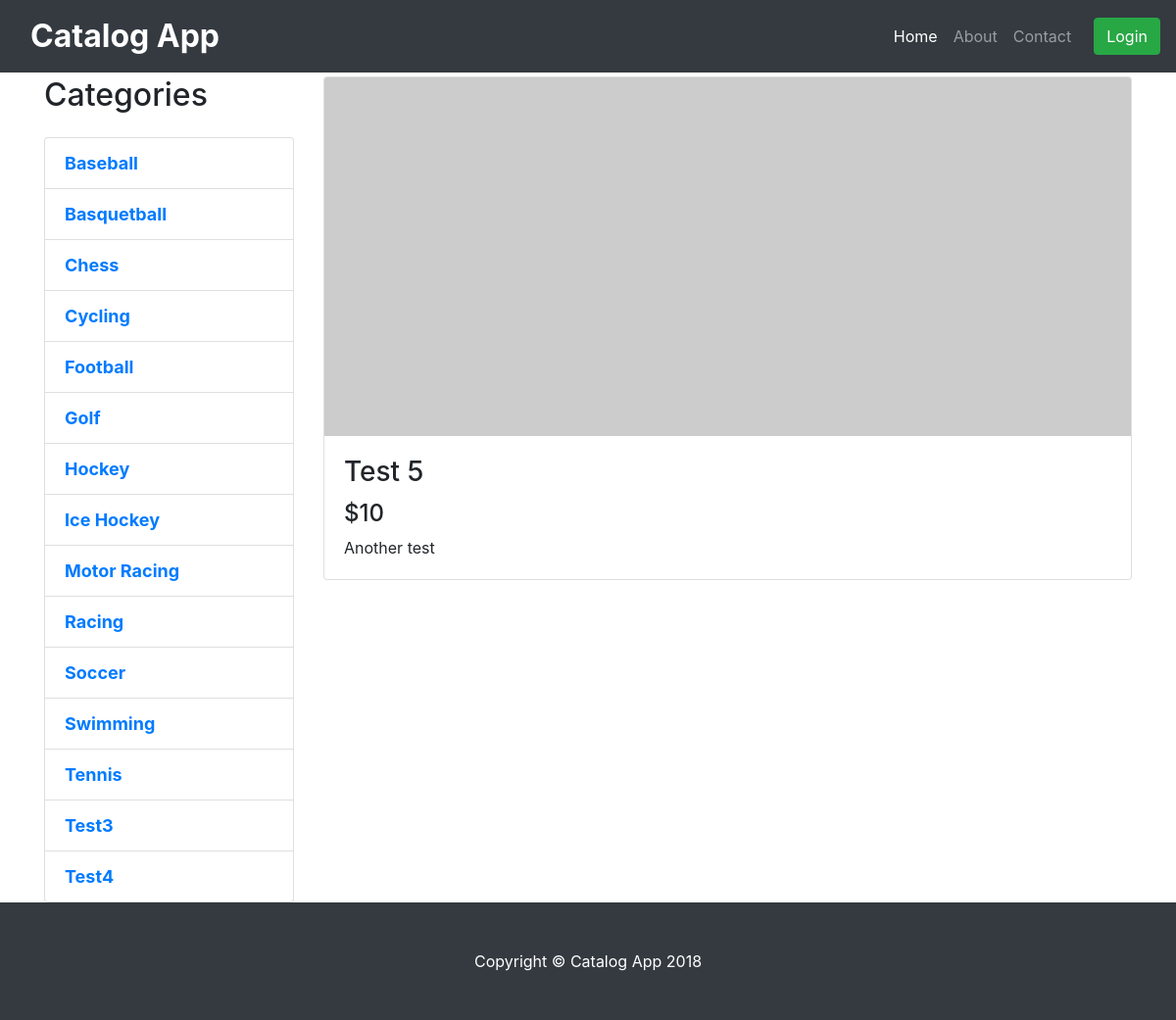
Screenshot of /catalog/Test4/Test 5 with the database file from the repository.
### database_setup.py (models this page shows, shortened)
class Category(Base):
    __tablename__ = 'category'
    id = Column(Integer, primary_key=True)
    name = Column(String(250), nullable=False)
    user_id = Column(Integer,ForeignKey('user.id'))
    user = relationship(User)
    items = relationship("Item")

class Item(Base):
    __tablename__ = 'item'
    name =Column(String(80), nullable = False)
    id = Column(Integer, primary_key = True)
    description = Column(String(250))
    price = Column(String(8))
    picture = Column(String(250), nullable = True)
    category_id = Column(Integer,ForeignKey('category.id'))
    date_creation = Column(DateTime(timezone=True), server_default=func.now())
    date_update = Column(DateTime(timezone=True), server_default=func.now())
    category = relationship(Category, back_populates='items')
    user_id = Column(Integer,ForeignKey('user.id'))
    user = relationship(User)

### application.py (the view)
@app.route('/catalog/<string:category_name>/<string:item_name>')
def infoItem(category_name, item_name):
    category = session.query(Category).filter_by(name=category_name).one()
    item = session.query(Item).filter((Item.name==item_name) & (Item.category_id == category.id)).one()
    categories = session.query(Category).order_by(Category.name)
    if 'username' not in login_session:
        return render_template('publicitem.html', category_name=category_name, item=item,  categories=categories)
    else:
        return render_template('item.html', category_name=category_name, item=item, categories=categories)

### templates/publicitem.html (shortened to what this page needs)
<!DOCTYPE html>
<html lang="en">
  <head>
    <link rel=stylesheet type=text/css href="{{ url_for('static', filename='vendor/bootstrap/css/bootstrap.min.css') }}">
    <link rel=stylesheet type=text/css href="{{ url_for('static', filename='css/shop-item.css') }}">
  </head>
  <body>
    <nav class="navbar navbar-expand-lg navbar-dark bg-dark fixed-top">
      <div class="container">
        <a class="navbar-brand" href="/catalog" style="font-size:xx-large;font-weight: bold;">Catalog App</a>
        <div class="collapse navbar-collapse" id="navbarResponsive">
          <ul class="navbar-nav ml-auto">
            <li class="nav-item active">
              <a class="nav-link" href="/catalog">Home
              </a>
            </li>
            <li class="nav-item">
              <a class="nav-link" href="#">About</a>
            </li>
            <li class="nav-item">
              <a class="nav-link" href="#">Contact</a>
            </li>
          </ul>
        </div>
      </div>
      <a href = '{{url_for('showLogin')}}' class="btn btn-success">Login</a>
    </nav>
    <div class="container">
      <div class="row">
        <div class="col-lg-3">
          <h2 class="my-4">Categories</h2>
          <div class="list-group">
          	{% for category in categories %}
            <a href="{{url_for('showItems',category_name=category.name)}}" class="list-group-item" style="font-weight: bold;font-size:large;">{{category.name}} </a>
            {% endfor %}
           </div>
         </div>
        <div class="col-lg-9">
          <div class="card mt-4">
            <img class="card-img-top img-fluid" src="http://placehold.it/900x400" alt="">
            <div class="card-body">
              <h3 class="card-title">{{ item['name'] }}</h3>
              <h4>{{item['price']}}</h4>
              <p class="card-text">{{item['description']}}</p>
            </div>
          </div>
        </div>
      </div>
    </div>
    <footer class="py-5 bg-dark">
      <div class="container">
        <p class="m-0 text-center text-white">Copyright &copy; Catalog App 2018</p>
      </div>
    </footer>
  </body>
</html>

### static/css/shop-item.css (style rules this page uses)
body { padding-top: 54px; }

### rows the page displays
Category: name "Baseball"
Category: name "Basquetball"
Category: name "Chess"
Category: name "Cycling"
Category: name "Football"
Category: name "Golf"
Category: name "Hockey"
Category: name "Ice Hockey"
Category: name "Motor Racing"
Category: name "Racing"
Category: name "Soccer"
Category: name "Swimming"
Category: name "Tennis"
Category: name "Test3"
Category: name "Test4"
Item: name "Test 5", price "$10", description "Another test"
